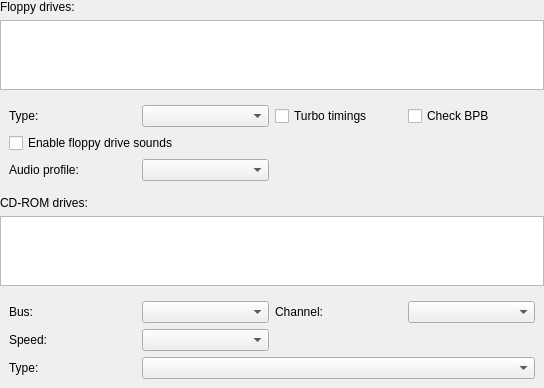
<?xml version="1.0" encoding="UTF-8"?>
<ui version="4.0">
 <class>SettingsFloppyCDROM</class>
 <widget class="QWidget" name="SettingsFloppyCDROM">
  <property name="geometry">
   <rect>
    <x>0</x>
    <y>0</y>
    <width>544</width>
    <height>363</height>
   </rect>
  </property>
  <property name="windowTitle">
   <string>Form</string>
  </property>
  <layout class="QVBoxLayout" name="verticalLayout">
   <property name="leftMargin">
    <number>0</number>
   </property>
   <property name="topMargin">
    <number>0</number>
   </property>
   <property name="rightMargin">
    <number>0</number>
   </property>
   <property name="bottomMargin">
    <number>0</number>
   </property>
   <item>
    <widget class="QLabel" name="labelFloppy">
     <property name="text">
      <string>Floppy drives:</string>
     </property>
    </widget>
   </item>
   <item>
    <widget class="QTableView" name="tableViewFloppy">
     <property name="sizePolicy">
      <sizepolicy hsizetype="Preferred" vsizetype="Preferred">
       <horstretch>0</horstretch>
       <verstretch>0</verstretch>
      </sizepolicy>
     </property>
     <property name="maximumSize">
      <size>
       <width>16777215</width>
       <height>150</height>
      </size>
     </property>
     <property name="editTriggers">
      <set>QAbstractItemView::NoEditTriggers</set>
     </property>
     <property name="selectionMode">
      <enum>QAbstractItemView::SingleSelection</enum>
     </property>
     <property name="selectionBehavior">
      <enum>QAbstractItemView::SelectRows</enum>
     </property>
     <property name="showGrid">
      <bool>false</bool>
     </property>
     <attribute name="verticalHeaderVisible">
      <bool>false</bool>
     </attribute>
    </widget>
   </item>
  <item>
    <widget class="QWidget" name="floppyControls" native="true">
     <layout class="QGridLayout" name="floppyLayout">
      <item row="0" column="0">
       <widget class="QLabel" name="labelFloppyType">
        <property name="text">
         <string>Type:</string>
        </property>
       </widget>
      </item>
      <item row="0" column="1">
       <widget class="QComboBox" name="comboBoxFloppyType">
        <property name="maxVisibleItems">
         <number>30</number>
        </property>
       </widget>
      </item>
      <item row="0" column="2">
       <widget class="QCheckBox" name="checkBoxTurboTimings">
        <property name="text">
         <string>Turbo timings</string>
        </property>
       </widget>
      </item>
      <item row="0" column="3">
       <widget class="QCheckBox" name="checkBoxCheckBPB">
        <property name="text">
         <string>Check BPB</string>
        </property>
       </widget>
      </item>
      <item row="1" column="0" colspan="2">
       <widget class="QCheckBox" name="checkBoxFloppySounds">
        <property name="text">
         <string>Enable floppy drive sounds</string>
        </property>
       </widget>
      </item>
      <item row="2" column="0">
       <widget class="QLabel" name="labelFloppyAudio">
        <property name="text">
         <string>Audio profile:</string>
        </property>
       </widget>
      </item>
      <item row="2" column="1">
       <widget class="QComboBox" name="comboBoxFloppyAudio">
        <property name="maxVisibleItems">
         <number>30</number>
        </property>
       </widget>
      </item>
     </layout>
    </widget>
  </item>
   <item>
    <widget class="QLabel" name="labelCDROM">
     <property name="text">
      <string>CD-ROM drives:</string>
     </property>
    </widget>
   </item>
   <item>
    <widget class="QTableView" name="tableViewCDROM">
     <property name="sizePolicy">
      <sizepolicy hsizetype="Preferred" vsizetype="Preferred">
       <horstretch>0</horstretch>
       <verstretch>0</verstretch>
      </sizepolicy>
     </property>
     <property name="maximumSize">
      <size>
       <width>16777215</width>
       <height>150</height>
      </size>
     </property>
     <property name="editTriggers">
      <set>QAbstractItemView::NoEditTriggers</set>
     </property>
     <property name="selectionMode">
      <enum>QAbstractItemView::SingleSelection</enum>
     </property>
     <property name="selectionBehavior">
      <enum>QAbstractItemView::SelectRows</enum>
     </property>
     <property name="showGrid">
      <bool>false</bool>
     </property>
     <attribute name="verticalHeaderVisible">
      <bool>false</bool>
     </attribute>
    </widget>
   </item>
   <item>
    <widget class="QWidget" name="cdControls" native="true">
     <layout class="QGridLayout" name="gridLayout">
      <item row="0" column="0">
       <widget class="QLabel" name="labelBus">
        <property name="text">
         <string>Bus:</string>
        </property>
       </widget>
      </item>
      <item row="0" column="1">
       <widget class="QComboBox" name="comboBoxBus">
        <property name="maxVisibleItems">
         <number>30</number>
        </property>
       </widget>
      </item>
      <item row="0" column="2">
       <widget class="QLabel" name="labelChannel">
        <property name="text">
         <string>Channel:</string>
        </property>
       </widget>
      </item>
      <item row="0" column="3">
       <widget class="QComboBox" name="comboBoxChannel">
        <property name="maxVisibleItems">
         <number>30</number>
        </property>
       </widget>
      </item>
      <item row="1" column="0">
       <widget class="QLabel" name="labelSpeed">
        <property name="text">
         <string>Speed:</string>
        </property>
       </widget>
      </item>
      <item row="1" column="1">
       <widget class="QComboBox" name="comboBoxSpeed">
        <property name="maxVisibleItems">
         <number>30</number>
        </property>
       </widget>
      </item>
      <item row="2" column="0">
       <widget class="QLabel" name="labelCDROMType">
        <property name="text">
         <string>Type:</string>
        </property>
       </widget>
      </item>
      <item row="2" column="1" colspan="3">
       <widget class="QComboBox" name="comboBoxCDROMType">
        <property name="maxVisibleItems">
         <number>30</number>
        </property>
       </widget>
      </item>
     </layout>
    </widget>
   </item>
  </layout>
 </widget>
 <tabstops>
  <tabstop>tableViewFloppy</tabstop>
  <tabstop>comboBoxFloppyType</tabstop>
  <tabstop>checkBoxTurboTimings</tabstop>
  <tabstop>checkBoxCheckBPB</tabstop>
  <tabstop>comboBoxFloppyAudio</tabstop>
  <tabstop>tableViewCDROM</tabstop>
  <tabstop>comboBoxBus</tabstop>
  <tabstop>comboBoxChannel</tabstop>
  <tabstop>comboBoxSpeed</tabstop>
  <tabstop>comboBoxCDROMType</tabstop>
 </tabstops>
 <resources/>
 <connections/>
</ui>
